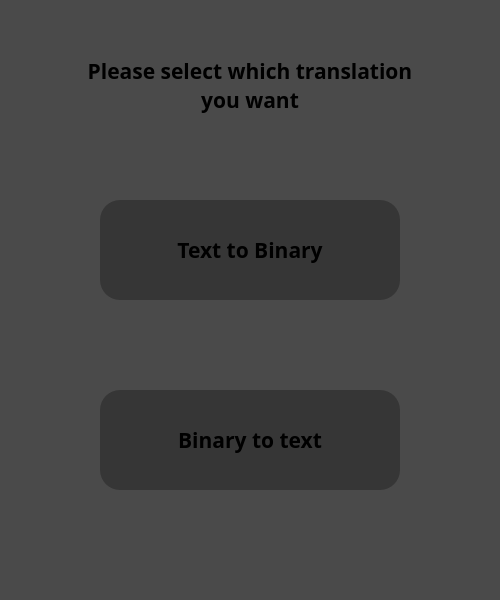
<?xml version="1.0" encoding="UTF-8"?>
<ui version="4.0">
 <class>Dialog</class>
 <widget class="QDialog" name="Dialog">
  <property name="geometry">
   <rect>
    <x>0</x>
    <y>0</y>
    <width>500</width>
    <height>600</height>
   </rect>
  </property>
  <property name="windowTitle">
   <string>Binary Translator</string>
  </property>
  <property name="styleSheet">
   <string notr="true">QWidget{

background-color: rgb(74, 74, 74)

}</string>
  </property>
  <widget class="QLabel" name="IntroMSGLabel">
   <property name="geometry">
    <rect>
     <x>75</x>
     <y>50</y>
     <width>350</width>
     <height>70</height>
    </rect>
   </property>
   <property name="font">
    <font>
     <family>JetBrains Mono ExtraBold</family>
     <pointsize>16</pointsize>
     <weight>75</weight>
     <bold>true</bold>
    </font>
   </property>
   <property name="autoFillBackground">
    <bool>false</bool>
   </property>
   <property name="styleSheet">
    <string notr="true">QLabel{

color: 'lime'


}</string>
   </property>
   <property name="text">
    <string>Please select which translation you want</string>
   </property>
   <property name="alignment">
    <set>Qt::AlignCenter</set>
   </property>
   <property name="wordWrap">
    <bool>true</bool>
   </property>
  </widget>
  <widget class="QPushButton" name="TextToBinaryButton">
   <property name="geometry">
    <rect>
     <x>100</x>
     <y>200</y>
     <width>300</width>
     <height>100</height>
    </rect>
   </property>
   <property name="font">
    <font>
     <family>JetBrains Mono NL ExtraBold</family>
     <pointsize>16</pointsize>
     <weight>75</weight>
     <bold>true</bold>
    </font>
   </property>
   <property name="styleSheet">
    <string notr="true">background-color: rgb(54, 54, 54);
border-radius: 20px;
color: 'lime';
border-style: outset;</string>
   </property>
   <property name="text">
    <string>Text to Binary</string>
   </property>
  </widget>
  <widget class="QPushButton" name="BinaryToTextButton">
   <property name="geometry">
    <rect>
     <x>100</x>
     <y>390</y>
     <width>300</width>
     <height>100</height>
    </rect>
   </property>
   <property name="font">
    <font>
     <family>JetBrains Mono NL ExtraBold</family>
     <pointsize>16</pointsize>
     <weight>75</weight>
     <bold>true</bold>
    </font>
   </property>
   <property name="styleSheet">
    <string notr="true">background-color: rgb(54, 54, 54);
border-radius: 20px;
color: 'lime';
border-style: outset;</string>
   </property>
   <property name="text">
    <string>Binary to text</string>
   </property>
  </widget>
 </widget>
 <resources/>
 <connections/>
</ui>
